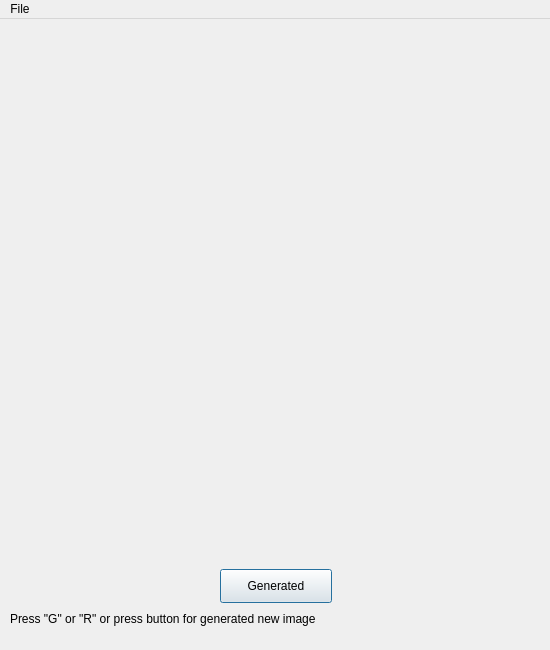
<?xml version="1.0" encoding="UTF-8"?>
<ui version="4.0">
 <class>MainWindow</class>
 <widget class="QMainWindow" name="MainWindow">
  <property name="geometry">
   <rect>
    <x>0</x>
    <y>0</y>
    <width>550</width>
    <height>650</height>
   </rect>
  </property>
  <property name="minimumSize">
   <size>
    <width>550</width>
    <height>600</height>
   </size>
  </property>
  <property name="maximumSize">
   <size>
    <width>550</width>
    <height>650</height>
   </size>
  </property>
  <property name="windowTitle">
   <string>rect &amp; circle</string>
  </property>
  <property name="locale">
   <locale language="English" country="UnitedStates"/>
  </property>
  <widget class="QWidget" name="centralWidget">
   <widget class="QPushButton" name="pushButton">
    <property name="geometry">
     <rect>
      <x>220</x>
      <y>550</y>
      <width>112</width>
      <height>34</height>
     </rect>
    </property>
    <property name="text">
     <string>Generated</string>
    </property>
    <property name="checkable">
     <bool>true</bool>
    </property>
    <property name="autoRepeat">
     <bool>true</bool>
    </property>
    <property name="autoDefault">
     <bool>true</bool>
    </property>
    <property name="default">
     <bool>true</bool>
    </property>
   </widget>
   <widget class="QLabel" name="label">
    <property name="geometry">
     <rect>
      <x>0</x>
      <y>0</y>
      <width>550</width>
      <height>550</height>
     </rect>
    </property>
    <property name="text">
     <string/>
    </property>
   </widget>
   <widget class="QLabel" name="label_2">
    <property name="geometry">
     <rect>
      <x>10</x>
      <y>590</y>
      <width>531</width>
      <height>19</height>
     </rect>
    </property>
    <property name="text">
     <string>Press &quot;G&quot; or &quot;R&quot; or press button for generated new image</string>
    </property>
    <property name="margin">
     <number>0</number>
    </property>
    <property name="textInteractionFlags">
     <set>Qt::NoTextInteraction</set>
    </property>
   </widget>
  </widget>
  <widget class="QMenuBar" name="menuBar">
   <property name="geometry">
    <rect>
     <x>0</x>
     <y>0</y>
     <width>550</width>
     <height>31</height>
    </rect>
   </property>
   <widget class="QMenu" name="menuClose">
    <property name="title">
     <string>File</string>
    </property>
    <addaction name="actionHelp"/>
    <addaction name="actionClose"/>
    <addaction name="actionGenerated"/>
   </widget>
   <addaction name="menuClose"/>
  </widget>
  <action name="actionHelp">
   <property name="text">
    <string>About</string>
   </property>
   <property name="shortcut">
    <string>Ctrl+H</string>
   </property>
  </action>
  <action name="actionClose">
   <property name="text">
    <string>Close</string>
   </property>
   <property name="shortcut">
    <string>Ctrl+Q, Q</string>
   </property>
  </action>
  <action name="actionGenerated">
   <property name="text">
    <string>Generated</string>
   </property>
   <property name="shortcut">
    <string>G, R</string>
   </property>
  </action>
 </widget>
 <layoutdefault spacing="6" margin="11"/>
 <resources/>
 <connections/>
</ui>
